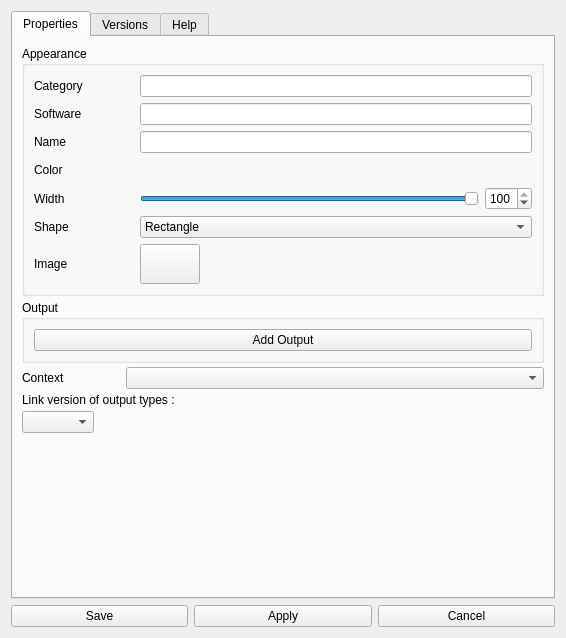
<?xml version="1.0" encoding="UTF-8"?>
<ui version="4.0">
 <class>MainWindow</class>
 <widget class="QDialog" name="MainWindow">
  <property name="geometry">
   <rect>
    <x>0</x>
    <y>0</y>
    <width>566</width>
    <height>638</height>
   </rect>
  </property>
  <property name="windowTitle">
   <string>Pypeline Types Editor</string>
  </property>
  <layout class="QVBoxLayout" name="verticalLayout_6">
   <item>
    <layout class="QHBoxLayout" name="horizontalLayout" stretch="0">
     <property name="spacing">
      <number>6</number>
     </property>
     <item>
      <widget class="QTabWidget" name="tabWidget">
       <property name="currentIndex">
        <number>0</number>
       </property>
       <widget class="QWidget" name="tabProperties">
        <attribute name="title">
         <string>Properties</string>
        </attribute>
        <layout class="QVBoxLayout" name="verticalLayout_7">
         <property name="spacing">
          <number>4</number>
         </property>
         <item>
          <widget class="QGroupBox" name="groupBox_2">
           <property name="title">
            <string>Appearance</string>
           </property>
           <layout class="QVBoxLayout" name="verticalLayout_10">
            <item>
             <layout class="QHBoxLayout" name="horizontalLayout_20">
              <item>
               <widget class="QLabel" name="label_15">
                <property name="minimumSize">
                 <size>
                  <width>100</width>
                  <height>0</height>
                 </size>
                </property>
                <property name="toolTip">
                 <string>Helpfull to order the types in the type area</string>
                </property>
                <property name="text">
                 <string>Category</string>
                </property>
               </widget>
              </item>
              <item>
               <widget class="QLineEdit" name="categoryLineEdit">
                <property name="toolTip">
                 <string>Helpfull to order the types in the type area</string>
                </property>
               </widget>
              </item>
             </layout>
            </item>
            <item>
             <layout class="QHBoxLayout" name="horizontalLayout_18">
              <item>
               <widget class="QLabel" name="label_13">
                <property name="minimumSize">
                 <size>
                  <width>100</width>
                  <height>0</height>
                 </size>
                </property>
                <property name="text">
                 <string>Software</string>
                </property>
               </widget>
              </item>
              <item>
               <widget class="QLineEdit" name="softwareLineEdit"/>
              </item>
             </layout>
            </item>
            <item>
             <layout class="QHBoxLayout" name="horizontalLayout_2">
              <item>
               <widget class="QLabel" name="label">
                <property name="sizePolicy">
                 <sizepolicy hsizetype="Fixed" vsizetype="Preferred">
                  <horstretch>0</horstretch>
                  <verstretch>0</verstretch>
                 </sizepolicy>
                </property>
                <property name="minimumSize">
                 <size>
                  <width>100</width>
                  <height>0</height>
                 </size>
                </property>
                <property name="maximumSize">
                 <size>
                  <width>100</width>
                  <height>16777215</height>
                 </size>
                </property>
                <property name="toolTip">
                 <string>Name of the type</string>
                </property>
                <property name="text">
                 <string>Name</string>
                </property>
               </widget>
              </item>
              <item>
               <widget class="QLineEdit" name="nameLineEdit">
                <property name="toolTip">
                 <string>Name of the type</string>
                </property>
                <property name="statusTip">
                 <string/>
                </property>
               </widget>
              </item>
             </layout>
            </item>
            <item>
             <layout class="QHBoxLayout" name="horizontalLayout_7">
              <item>
               <widget class="QLabel" name="colorLabel">
                <property name="minimumSize">
                 <size>
                  <width>100</width>
                  <height>0</height>
                 </size>
                </property>
                <property name="maximumSize">
                 <size>
                  <width>100</width>
                  <height>16777215</height>
                 </size>
                </property>
                <property name="toolTip">
                 <string>Color of the type visible in the links, the type area and for a non-image shape</string>
                </property>
                <property name="text">
                 <string>Color</string>
                </property>
               </widget>
              </item>
              <item>
               <widget class="QPushButton" name="colorButton">
                <property name="toolTip">
                 <string>Color of the type visible in the links, the type area and for a non-image shape</string>
                </property>
                <property name="text">
                 <string/>
                </property>
                <property name="flat">
                 <bool>true</bool>
                </property>
               </widget>
              </item>
             </layout>
            </item>
            <item>
             <layout class="QHBoxLayout" name="horizontalLayout_22">
              <item>
               <widget class="QLabel" name="label_17">
                <property name="minimumSize">
                 <size>
                  <width>100</width>
                  <height>0</height>
                 </size>
                </property>
                <property name="text">
                 <string>Width</string>
                </property>
               </widget>
              </item>
              <item>
               <widget class="QSlider" name="widthSlider">
                <property name="minimum">
                 <number>20</number>
                </property>
                <property name="maximum">
                 <number>100</number>
                </property>
                <property name="value">
                 <number>100</number>
                </property>
                <property name="orientation">
                 <enum>Qt::Horizontal</enum>
                </property>
               </widget>
              </item>
              <item>
               <widget class="QSpinBox" name="widthSpinBox">
                <property name="minimum">
                 <number>20</number>
                </property>
                <property name="maximum">
                 <number>100</number>
                </property>
                <property name="value">
                 <number>100</number>
                </property>
               </widget>
              </item>
             </layout>
            </item>
            <item>
             <layout class="QHBoxLayout" name="horizontalLayout_8" stretch="0,0">
              <item>
               <widget class="QLabel" name="label_6">
                <property name="minimumSize">
                 <size>
                  <width>100</width>
                  <height>0</height>
                 </size>
                </property>
                <property name="maximumSize">
                 <size>
                  <width>100</width>
                  <height>16777215</height>
                 </size>
                </property>
                <property name="toolTip">
                 <string>Shape of the the node</string>
                </property>
                <property name="text">
                 <string>Shape</string>
                </property>
               </widget>
              </item>
              <item>
               <widget class="QComboBox" name="shapeComboBox">
                <property name="minimumSize">
                 <size>
                  <width>200</width>
                  <height>0</height>
                 </size>
                </property>
                <property name="toolTip">
                 <string>Shape of the the node</string>
                </property>
                <item>
                 <property name="text">
                  <string>Rectangle</string>
                 </property>
                </item>
                <item>
                 <property name="text">
                  <string>Circle</string>
                 </property>
                </item>
                <item>
                 <property name="text">
                  <string>Image</string>
                 </property>
                </item>
               </widget>
              </item>
             </layout>
            </item>
            <item>
             <widget class="QWidget" name="imageWidget" native="true">
              <layout class="QHBoxLayout" name="horizontalLayout_21">
               <property name="leftMargin">
                <number>0</number>
               </property>
               <property name="topMargin">
                <number>0</number>
               </property>
               <property name="rightMargin">
                <number>0</number>
               </property>
               <property name="bottomMargin">
                <number>0</number>
               </property>
               <item>
                <widget class="QLabel" name="label_11">
                 <property name="minimumSize">
                  <size>
                   <width>100</width>
                   <height>0</height>
                  </size>
                 </property>
                 <property name="text">
                  <string>Image</string>
                 </property>
                </widget>
               </item>
               <item>
                <widget class="QPushButton" name="shapeButton">
                 <property name="minimumSize">
                  <size>
                   <width>60</width>
                   <height>40</height>
                  </size>
                 </property>
                 <property name="text">
                  <string/>
                 </property>
                </widget>
               </item>
               <item>
                <spacer name="horizontalSpacer_2">
                 <property name="orientation">
                  <enum>Qt::Horizontal</enum>
                 </property>
                 <property name="sizeHint" stdset="0">
                  <size>
                   <width>40</width>
                   <height>20</height>
                  </size>
                 </property>
                </spacer>
               </item>
              </layout>
             </widget>
            </item>
           </layout>
          </widget>
         </item>
         <item>
          <widget class="QGroupBox" name="groupBox">
           <property name="title">
            <string>Output</string>
           </property>
           <layout class="QVBoxLayout" name="verticalLayout_9">
            <item>
             <layout class="QVBoxLayout" name="outputLayout"/>
            </item>
            <item>
             <widget class="QPushButton" name="addOutputButton">
              <property name="text">
               <string>Add Output</string>
              </property>
             </widget>
            </item>
           </layout>
          </widget>
         </item>
         <item>
          <layout class="QHBoxLayout" name="horizontalLayout_15" stretch="0,1">
           <item>
            <widget class="QLabel" name="label_10">
             <property name="minimumSize">
              <size>
               <width>100</width>
               <height>0</height>
              </size>
             </property>
             <property name="text">
              <string>Context</string>
             </property>
            </widget>
           </item>
           <item>
            <widget class="QComboBox" name="contextComboBox"/>
           </item>
          </layout>
         </item>
         <item>
          <widget class="QLabel" name="label_3">
           <property name="toolTip">
            <string>The version number of the node will ba applyed to output nodes of this\ose types</string>
           </property>
           <property name="text">
            <string>Link version of output types :</string>
           </property>
          </widget>
         </item>
         <item>
          <layout class="QHBoxLayout" name="linksLayout">
           <item>
            <widget class="QComboBox" name="linksComboBox">
             <property name="toolTip">
              <string>Versions number will be synchronized between nodes of those types directly connected to this node</string>
             </property>
            </widget>
           </item>
           <item>
            <spacer name="horizontalSpacer">
             <property name="orientation">
              <enum>Qt::Horizontal</enum>
             </property>
             <property name="sizeHint" stdset="0">
              <size>
               <width>40</width>
               <height>20</height>
              </size>
             </property>
            </spacer>
           </item>
          </layout>
         </item>
         <item>
          <spacer name="verticalSpacer">
           <property name="orientation">
            <enum>Qt::Vertical</enum>
           </property>
           <property name="sizeHint" stdset="0">
            <size>
             <width>20</width>
             <height>40</height>
            </size>
           </property>
          </spacer>
         </item>
        </layout>
       </widget>
       <widget class="QWidget" name="tabVersions">
        <attribute name="title">
         <string>Versions</string>
        </attribute>
        <layout class="QVBoxLayout" name="verticalLayout_13">
         <item>
          <layout class="QHBoxLayout" name="horizontalLayout_23" stretch="1,0,0,0">
           <item>
            <widget class="QComboBox" name="versionComboBox"/>
           </item>
           <item>
            <widget class="QPushButton" name="newVersionPushButton">
             <property name="minimumSize">
              <size>
               <width>100</width>
               <height>0</height>
              </size>
             </property>
             <property name="text">
              <string>New</string>
             </property>
            </widget>
           </item>
           <item>
            <widget class="QPushButton" name="publishVersionPushButton">
             <property name="minimumSize">
              <size>
               <width>100</width>
               <height>0</height>
              </size>
             </property>
             <property name="text">
              <string>Publish</string>
             </property>
            </widget>
           </item>
           <item>
            <widget class="QPushButton" name="deleteVersionPushButton">
             <property name="minimumSize">
              <size>
               <width>100</width>
               <height>0</height>
              </size>
             </property>
             <property name="text">
              <string>Delete</string>
             </property>
            </widget>
           </item>
          </layout>
         </item>
         <item>
          <widget class="QTabWidget" name="tabWidget_2">
           <property name="currentIndex">
            <number>0</number>
           </property>
           <widget class="QWidget" name="tab_2">
            <attribute name="title">
             <string>Actions</string>
            </attribute>
            <layout class="QVBoxLayout" name="verticalLayout_14">
             <item>
              <layout class="QHBoxLayout" name="horizontalLayout_16" stretch="0,1">
               <item>
                <layout class="QVBoxLayout" name="verticalLayout">
                 <item>
                  <widget class="QLabel" name="label_4">
                   <property name="text">
                    <string>Actions</string>
                   </property>
                   <property name="alignment">
                    <set>Qt::AlignCenter</set>
                   </property>
                  </widget>
                 </item>
                 <item>
                  <widget class="QListWidget" name="actionListWidget"/>
                 </item>
                 <item>
                  <layout class="QHBoxLayout" name="horizontalLayout_17">
                   <item>
                    <widget class="QPushButton" name="addActionButton">
                     <property name="text">
                      <string/>
                     </property>
                    </widget>
                   </item>
                   <item>
                    <widget class="QPushButton" name="delActionButton">
                     <property name="text">
                      <string/>
                     </property>
                    </widget>
                   </item>
                   <item>
                    <widget class="QPushButton" name="upActionButton">
                     <property name="text">
                      <string/>
                     </property>
                    </widget>
                   </item>
                   <item>
                    <widget class="QPushButton" name="downActionButton">
                     <property name="text">
                      <string/>
                     </property>
                    </widget>
                   </item>
                  </layout>
                 </item>
                </layout>
               </item>
               <item>
                <layout class="QVBoxLayout" name="verticalLayout_2">
                 <item>
                  <layout class="QHBoxLayout" name="horizontalLayout_11">
                   <item>
                    <widget class="QLabel" name="label_7">
                     <property name="minimumSize">
                      <size>
                       <width>80</width>
                       <height>0</height>
                      </size>
                     </property>
                     <property name="toolTip">
                      <string>Menu of the action (use | for submenus)</string>
                     </property>
                     <property name="text">
                      <string>Menu</string>
                     </property>
                    </widget>
                   </item>
                   <item>
                    <widget class="QLineEdit" name="actionMenuLineEdit">
                     <property name="toolTip">
                      <string>Menu of the action (use | for submenus)</string>
                     </property>
                    </widget>
                   </item>
                  </layout>
                 </item>
                 <item>
                  <layout class="QHBoxLayout" name="horizontalLayout_5">
                   <item>
                    <widget class="QLabel" name="label_5">
                     <property name="minimumSize">
                      <size>
                       <width>80</width>
                       <height>0</height>
                      </size>
                     </property>
                     <property name="toolTip">
                      <string>Name of the action</string>
                     </property>
                     <property name="text">
                      <string>Name</string>
                     </property>
                    </widget>
                   </item>
                   <item>
                    <widget class="QLineEdit" name="actionNameLineEdit">
                     <property name="toolTip">
                      <string>Name of the action</string>
                     </property>
                    </widget>
                   </item>
                   <item>
                    <widget class="QCheckBox" name="actionStackCheckBox">
                     <property name="toolTip">
                      <string>Wait til the end of the action before running the next action in the action stack</string>
                     </property>
                     <property name="text">
                      <string>Stack</string>
                     </property>
                     <property name="checked">
                      <bool>true</bool>
                     </property>
                    </widget>
                   </item>
                  </layout>
                 </item>
                 <item>
                  <layout class="QHBoxLayout" name="horizontalLayout_9">
                   <item>
                    <widget class="QLabel" name="label_12">
                     <property name="minimumSize">
                      <size>
                       <width>80</width>
                       <height>0</height>
                      </size>
                     </property>
                     <property name="toolTip">
                      <string>A window will be prompt with this warning to ensure you want to run this action</string>
                     </property>
                     <property name="text">
                      <string>Warning</string>
                     </property>
                    </widget>
                   </item>
                   <item>
                    <widget class="QLineEdit" name="actionWarningLineEdit">
                     <property name="toolTip">
                      <string>A window will be prompt with this warning to ensure you want to run this action</string>
                     </property>
                    </widget>
                   </item>
                  </layout>
                 </item>
                 <item>
                  <layout class="QHBoxLayout" name="horizontalLayout_19">
                   <item>
                    <widget class="QLabel" name="label_14">
                     <property name="minimumSize">
                      <size>
                       <width>80</width>
                       <height>0</height>
                      </size>
                     </property>
                     <property name="toolTip">
                      <string>List of the users who will be able to see and launch the action</string>
                     </property>
                     <property name="text">
                      <string>Users</string>
                     </property>
                    </widget>
                   </item>
                   <item>
                    <widget class="QLineEdit" name="actionUsersLineEdit">
                     <property name="toolTip">
                      <string>List of the users who will be able to see and launch the action</string>
                     </property>
                    </widget>
                   </item>
                  </layout>
                 </item>
                 <item>
                  <layout class="QHBoxLayout" name="actionTextLayout">
                   <property name="spacing">
                    <number>0</number>
                   </property>
                  </layout>
                 </item>
                </layout>
               </item>
              </layout>
             </item>
            </layout>
           </widget>
           <widget class="QWidget" name="tab_3">
            <attribute name="title">
             <string>Parameters</string>
            </attribute>
            <layout class="QVBoxLayout" name="verticalLayout_15">
             <item>
              <layout class="QHBoxLayout" name="horizontalLayout_10" stretch="0,1">
               <item>
                <layout class="QVBoxLayout" name="verticalLayout_4">
                 <item>
                  <widget class="QListWidget" name="paramListWidget">
                   <property name="maximumSize">
                    <size>
                     <width>300</width>
                     <height>16777215</height>
                    </size>
                   </property>
                  </widget>
                 </item>
                 <item>
                  <layout class="QHBoxLayout" name="horizontalLayout_3">
                   <item>
                    <widget class="QPushButton" name="addParamButton"/>
                   </item>
                   <item>
                    <widget class="QPushButton" name="delParamButton"/>
                   </item>
                   <item>
                    <widget class="QPushButton" name="upParamButton"/>
                   </item>
                   <item>
                    <widget class="QPushButton" name="downParamButton"/>
                   </item>
                  </layout>
                 </item>
                </layout>
               </item>
               <item>
                <layout class="QVBoxLayout" name="verticalLayout_3">
                 <property name="spacing">
                  <number>4</number>
                 </property>
                 <item>
                  <layout class="QHBoxLayout" name="horizontalLayout_14">
                   <item>
                    <widget class="QLabel" name="label_8">
                     <property name="minimumSize">
                      <size>
                       <width>100</width>
                       <height>0</height>
                      </size>
                     </property>
                     <property name="toolTip">
                      <string>Name of the parameter. The value of this parameter will be stored in an environment variable with the same name at the execution</string>
                     </property>
                     <property name="text">
                      <string>Name</string>
                     </property>
                    </widget>
                   </item>
                   <item>
                    <widget class="QLineEdit" name="paramNameLineEdit">
                     <property name="toolTip">
                      <string>Name of the parameter. The value of this parameter will be stored in an environment variable with the same name at the execution</string>
                     </property>
                    </widget>
                   </item>
                  </layout>
                 </item>
                 <item>
                  <layout class="QHBoxLayout" name="horizontalLayout_4" stretch="0,1">
                   <item>
                    <widget class="QLabel" name="label_2">
                     <property name="minimumSize">
                      <size>
                       <width>100</width>
                       <height>0</height>
                      </size>
                     </property>
                     <property name="text">
                      <string>Type</string>
                     </property>
                    </widget>
                   </item>
                   <item>
                    <widget class="QComboBox" name="paramTypeComboBox">
                     <item>
                      <property name="text">
                       <string>Bool</string>
                      </property>
                     </item>
                     <item>
                      <property name="text">
                       <string>Int</string>
                      </property>
                     </item>
                     <item>
                      <property name="text">
                       <string>Float</string>
                      </property>
                     </item>
                     <item>
                      <property name="text">
                       <string>String</string>
                      </property>
                     </item>
                     <item>
                      <property name="text">
                       <string>Text</string>
                      </property>
                     </item>
                     <item>
                      <property name="text">
                       <string>Python</string>
                      </property>
                     </item>
                     <item>
                      <property name="text">
                       <string>File</string>
                      </property>
                     </item>
                     <item>
                      <property name="text">
                       <string>Enum</string>
                      </property>
                     </item>
                    </widget>
                   </item>
                  </layout>
                 </item>
                 <item>
                  <widget class="QLineEdit" name="enumLineEdit"/>
                 </item>
                 <item>
                  <layout class="QHBoxLayout" name="horizontalLayout_13" stretch="0,1">
                   <item>
                    <widget class="QLabel" name="label_9">
                     <property name="minimumSize">
                      <size>
                       <width>100</width>
                       <height>0</height>
                      </size>
                     </property>
                     <property name="toolTip">
                      <string>If editable, the value of this parameter will be visible and stored in the node. If not the value will be invisible and not fixed in the type</string>
                     </property>
                     <property name="text">
                      <string>Editable</string>
                     </property>
                    </widget>
                   </item>
                   <item>
                    <widget class="QCheckBox" name="paramVisibleCheckBox">
                     <property name="toolTip">
                      <string>If editable, the value of this parameter will be visible and stored in the node. If not the value will be invisible and not fixed in the type</string>
                     </property>
                     <property name="text">
                      <string/>
                     </property>
                     <property name="checked">
                      <bool>true</bool>
                     </property>
                    </widget>
                   </item>
                  </layout>
                 </item>
                 <item>
                  <layout class="QHBoxLayout" name="horizontalLayout_24" stretch="0,1">
                   <item>
                    <widget class="QLabel" name="advancedLabel">
                     <property name="minimumSize">
                      <size>
                       <width>100</width>
                       <height>0</height>
                      </size>
                     </property>
                     <property name="text">
                      <string>Advanced</string>
                     </property>
                    </widget>
                   </item>
                   <item>
                    <widget class="QCheckBox" name="advancedCheckBox">
                     <property name="text">
                      <string/>
                     </property>
                    </widget>
                   </item>
                  </layout>
                 </item>
                 <item>
                  <widget class="Line" name="line_2">
                   <property name="orientation">
                    <enum>Qt::Horizontal</enum>
                   </property>
                  </widget>
                 </item>
                 <item>
                  <widget class="QLabel" name="paramDefaultLabel">
                   <property name="text">
                    <string>Default Value</string>
                   </property>
                  </widget>
                 </item>
                 <item>
                  <layout class="QHBoxLayout" name="paramTextLayout">
                   <property name="spacing">
                    <number>0</number>
                   </property>
                  </layout>
                 </item>
                </layout>
               </item>
              </layout>
             </item>
            </layout>
           </widget>
           <widget class="QWidget" name="tabScript">
            <attribute name="title">
             <string>Head Script</string>
            </attribute>
            <layout class="QVBoxLayout" name="verticalLayout_5"/>
           </widget>
          </widget>
         </item>
        </layout>
       </widget>
       <widget class="QWidget" name="tabHelp">
        <attribute name="title">
         <string>Help</string>
        </attribute>
        <layout class="QVBoxLayout" name="verticalLayout_12">
         <property name="spacing">
          <number>4</number>
         </property>
         <item>
          <widget class="QLabel" name="label_16">
           <property name="font">
            <font>
             <italic>false</italic>
            </font>
           </property>
           <property name="text">
            <string>Tooltip with markdown syntax :</string>
           </property>
          </widget>
         </item>
         <item>
          <widget class="QPlainTextEdit" name="helpTextEdit">
           <property name="toolTip">
            <string>Tooltip of the type in the type area. Use markdown encoding to customize appearence</string>
           </property>
          </widget>
         </item>
        </layout>
       </widget>
      </widget>
     </item>
    </layout>
   </item>
   <item>
    <layout class="QHBoxLayout" name="horizontalLayout_12">
     <item>
      <widget class="QPushButton" name="saveButton">
       <property name="text">
        <string>Save</string>
       </property>
      </widget>
     </item>
     <item>
      <widget class="QPushButton" name="applyButton">
       <property name="text">
        <string>Apply</string>
       </property>
      </widget>
     </item>
     <item>
      <widget class="QPushButton" name="closeButton">
       <property name="text">
        <string>Cancel</string>
       </property>
      </widget>
     </item>
    </layout>
   </item>
  </layout>
 </widget>
 <resources/>
 <connections/>
</ui>
